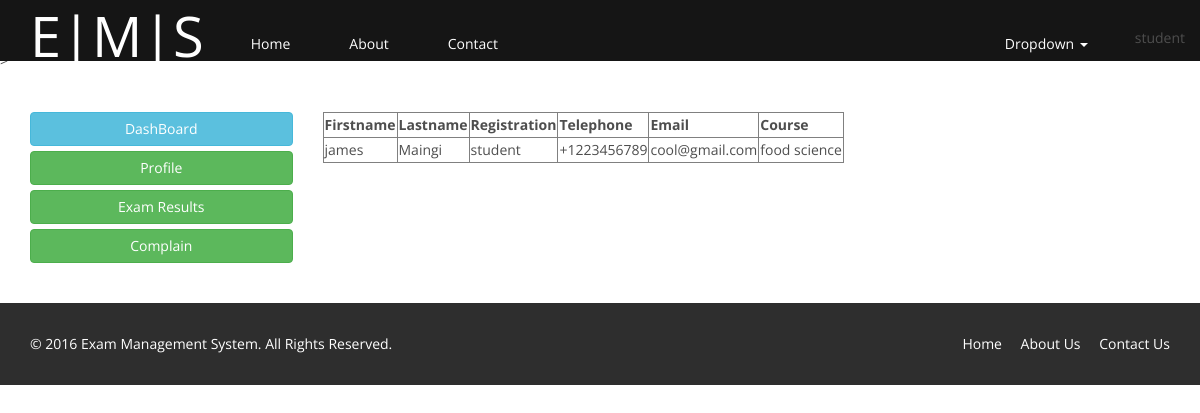
/student/profile.php (signed in), run on the app's committed database.
### tables this page shows
CREATE TABLE IF NOT EXISTS `student` (
  `id` int(11) NOT NULL AUTO_INCREMENT,
  `firstname` varchar(30) DEFAULT NULL,
  `lastname` varchar(30) DEFAULT NULL,
  `reg_no` varchar(30) DEFAULT NULL,
  `telephone` varchar(30) DEFAULT NULL,
  `email` varchar(30) DEFAULT NULL,
  `course` varchar(30) DEFAULT NULL,
  `password` varchar(30) DEFAULT NULL,
  PRIMARY KEY (`id`)
);

CREATE TABLE IF NOT EXISTS `exam` (
  `exam_id` int(11) NOT NULL AUTO_INCREMENT,
  `reg_no` varchar(30) NOT NULL,
  `subcode` varchar(30) NOT NULL,
  `subname` varchar(30) NOT NULL,
  `scored` double NOT NULL,
  `grade` varchar(30) NOT NULL,
  PRIMARY KEY (`exam_id`)
);

### student/profile.php (the view, shortened to what this page needs)
<?php
include '../connection.php';
$session_id= $_SESSION['id'];
$query=mysqli_query($conn,"SELECT * FROM student WHERE id='$session_id'");
$rw=mysqli_fetch_array($query);
?>
<!DOCTYPE html>
<html lang="en">
<head>
    <link href="../css/bootstrap.min.css" rel="stylesheet">
    <link href="../css/font-awesome.min.css" rel="stylesheet">
    <link href="../css/prettyPhoto.css" rel="stylesheet">>
    <link href="../css/animate.min.css" rel="stylesheet">
    <link href="../css/main.css" rel="stylesheet">
    <link rel="stylesheet" href="../css/normalize.css">
    <link href="../css/responsive.css" rel="stylesheet">
    <link href="../css/dashboard.css" rel="stylesheet">
</head>
<body>
<?php
include_once ('../codes/header2.php');
?>
<section>
    <div class="container">
        <div class="row">
            <?php
            include_once ('../codes/sidebar2.php');
            ?>
            <div class="col-sm-9">
                <table  border="1" cellspacing="30">
                    <tr>
                        <th>Firstname</th>
                        <th>Lastname</th>
                        <th>Registration</th>
                        <th>Telephone</th>
                        <th>Email</th>
                        <th>Course</th>
                    </tr>
                    <?php
                    include '../connection.php';
                    $sel_user = "SELECT * FROM exam INNER JOIN student ON exam.reg_no=student.reg_no WHERE student.id='$session_id'";
                    $run_user=mysqli_query($conn, $sel_user);
                    while($row=mysqli_fetch_array($run_user)){
                        ?>
                        <tr>
                            <td><?php echo $row['firstname']; ?></td>
                            <td><?php echo $row['lastname']; ?></td>
                            <td><?php echo $row['reg_no']; ?></td>
                            <td><?php echo $row['telephone']; ?></td>
                            <td><?php echo $row['email']; ?></td>
                            <td><?php echo $row['course']; ?></td>
                        </tr>
                        <?php
                    }
                    ?>
                </table>
            </div>
        </div>
    </div>
</section>
<?php
include_once ('../codes/footer.php');
?>
</body>
</html>

### codes/header2.php (shortened to what this page needs)
<nav class="navbar navbar-inverse navbar-fixed-top">
    <div class="container">
        <div class="navbar-header">
            <a class="navbar-brand" href="../student/index.php">E|M|S</a>
        </div>
        <div class="collapse navbar-collapse">
            <ul class="nav navbar-nav">
                <li><a href="../student/index.php">Home</a></li>
                <li><a href="../about.php">About</a></li>
                <li><a href="../contact.php">Contact</a></li>
            </ul>
            <ul class="nav navbar-nav navbar-right">
                <li class="dropdown">
                    <a class="dropdown-toggle" data-toggle="dropdown" href="#" role="button" aria-haspopup="true" aria-expanded="false">
                        Dropdown <span class="caret"></span>
                    </a>
                    <li><?php echo $rw['reg_no'];?></li>
                </li>
            </ul>
        </div>
    </div>
</nav>

### css/main.css (style rules this page uses)
body { background: #fff; font-family: 'Open Sans', sans-serif; color:#4e4e4e; line-height: 22px; }
a { color: #c52d2f; -webkit-transition: color 300ms, background-color 300ms; -moz-transition: color 300ms, background-color 300ms; -o-transition: color 300ms, background-color 300ms; transition: color 300ms, background-color 300ms; }
body section { padding: 40px 0; }
.navbar>.container .navbar-brand { margin-left: 0; }
.navbar-brand { padding: 0; margin:0; }
.navbar { border-radius: 0; margin-bottom: 0; background: #151515; padding: 15px 0; padding-bottom: 0; }
.navbar-nav { margin-top: 12px; }
.navbar-nav>li { margin-left: 35px; padding-bottom: px; }
.navbar-inverse .navbar-nav > li > a { padding: 5px 12px; margin: 0; border-radius: 3px; color: #fff; line-height: 24px; display: inline-block; }
.navbar-inverse { border: none; }
.navbar-inverse .navbar-brand { font-size: 56px; line-height: 40px; color: #fff; }
.navbar-inverse .navbar-collapse, .navbar-inverse .navbar-form { border-top: 0; padding-bottom: 0; }

### css/dashboard.css (style rules this page uses)
body { padding-top: 50px; }
.navbar-fixed-top { border: 0; }

### data on the page
student: reg_no "student"
exam: student.firstname "james", student.lastname "Maingi", student.reg_no "student", student.telephone "+1223456789", student.email "cool@gmail.com", student.course "food science"
